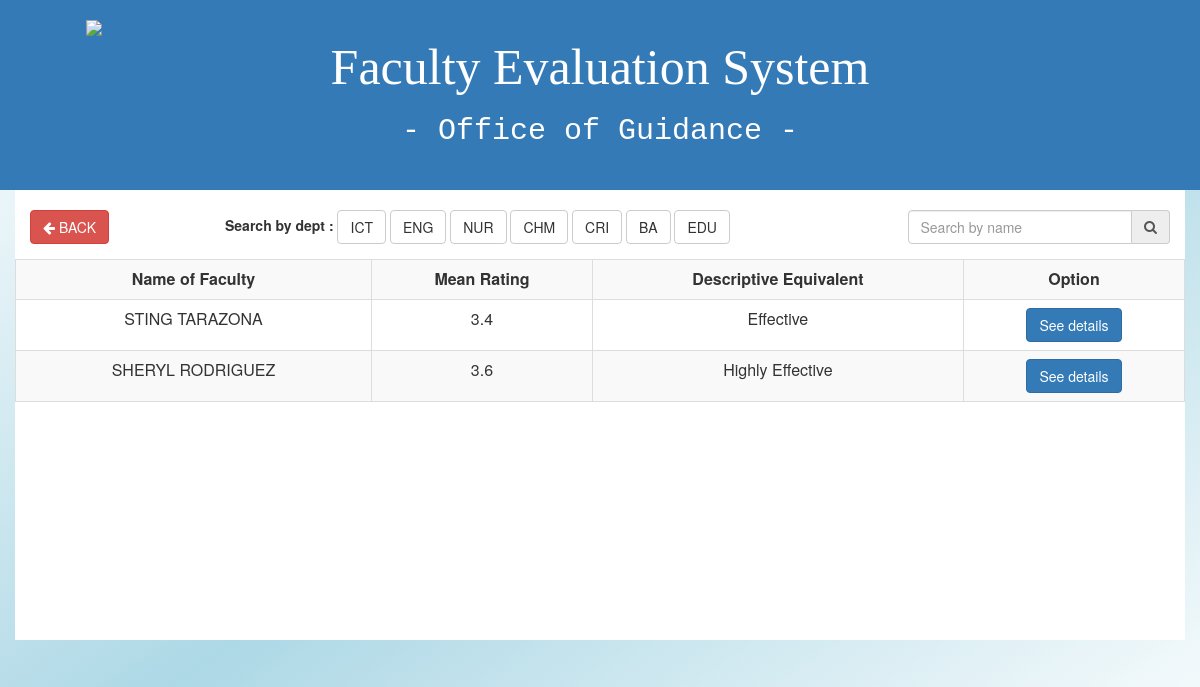
The app's page /views.php?dept=ict with its own data.
### tables this page shows
CREATE TABLE `overall` (
  `id` int(11) NOT NULL,
  `teacher` varchar(100) NOT NULL,
  `score` int(11) NOT NULL,
  `students` int(11) NOT NULL,
  `grade` varchar(3) NOT NULL,
  `description` varchar(50) NOT NULL
);

### functions/function.php (called while the page is built, shortened)
<?php
 function connect(){
 	$db = new PDO("mysql:host=localhost;dbname=scheduling_system","root","");
 	return $db;
 }
function searchbydept($dept){
  $db = connect();
  $query = $db->prepare("SELECT * From overall
    INNER JOIN teachers ON overall.teacher = teachers.name
    WHERE department = '$dept'");
    $query->execute();
  return $results = $query->fetchAll(PDO::FETCH_OBJ);
}
?>

### views.php (the view, shortened to what this page needs)
<?php
include 'functions/function.php';
$results = getoverall();
if(isset($_GET['dept'])){
  if($_GET['dept'] == "ict"){
    $results = searchbydept("ICT");
  }
}
 ?>
<html>
<head>
<link href="style/bootstrap.min.css" rel="stylesheet">
<link rel="stylesheet" href="style/css/font-awesome.min.css" type="text/css">
<link href="style/master.css" rel="stylesheet">
</head>
<body style="background:linear-gradient(to bottom right,white,lightblue,white); height:100%">
  <header>
    <div class="container-fluid bg-primary">
      <div class="row">
        <div class="container" style="padding: 20px 0px;">
          <div class="col-md-3">
            <div class="box">
                <img class="img-responsive" src="./images/logo.png">
            </div>
          </div>
          <div class="col-md-6 text-center">
              <h1 class="font"> Faculty Evaluation System </h1>
              <h1 class="font2"> - Office of Guidance - </h1>
          </div>
          <div class="col-md-3"></div>
        </div>
      </div>
    </div>
  </header>
<div class="container bg-white">
  <div class="row">
    <div class="col-md-2">
      <a href="adminrecord.php"><button class="btn btn-danger" type="button" name="button">
        <i class="fa fa-arrow-left"></i> BACK</button>
    </a>
    </div>
    <div class="col-md-7">
      <div class="form-inline">
        <label for="">Search by dept : </label>
        <a href="views.php?dept=ict" class="btn btn-default">ICT</a>
        <a href="views.php?dept=eng" class="btn btn-default">ENG</a>
        <a href="views.php?dept=nur" class="btn btn-default">NUR</a>
        <a href="views.php?dept=chm" class="btn btn-default">CHM</a>
        <a href="views.php?dept=cri" class="btn btn-default">CRI</a>
        <a href="views.php?dept=ba" class="btn btn-default">BA</a>
        <a href="views.php?dept=edu" class="btn btn-default">EDU</a>
      </div>
    </div>
    <div class="col-md-3">
        <div class="form-group">
          <form class="input-group" action="#" method="post">
            <input class="form-control" type="text" name="searchname" placeholder="Search by name">
            <span class="input-group-addon"> <i class="fa fa-search"></i>
            </span>
          </form>
        </div>
    </div>
  </div>
  <div class="row" style="height: 400px; overflow: auto;">
    <table class="table table-responsive table-striped table-bordered text" align="center">
    	<tr>
    		<th>Name of Faculty</th>
    		<th>Mean Rating</th>
    		<th>Descriptive Equivalent</th>
    		<th>Option</th>
    	</tr>
    	<?php foreach($results as $g): ?>
        <tr>
          <td><?php echo $g->teacher ?></td>
          <td><?php echo $g->grade ?></td>
          <td><?php echo $g->description ?></td>
          <td><button data-id="<?php echo $g->teacher;?>" type="button" class="btn btn-primary details"
           data-toggle="modal">See details</button>
         </td>
        </tr>
      <?php endforeach; ?>
    </table>
  </div>
</div>
</body>
</html>

### style/master.css (style rules this page uses)
.box { position: relative; margin: 0 auto; height: 150px; width: 150px; }
.font { font-family: impact; font-size: 50px; }
.font2 { font-family: monospace; font-size: 30px; }
.bg-white { padding-top: 20px; height: 450px; background-color: white; }
.table tr th { text-align: center; }

### views.php (style rules this page uses)
.text tr th { text-align: center; }
.text tr td { text-align: center; }

### records on screen
overall: teacher "STING TARAZONA", grade "3.4", description "Effective"
overall: teacher "SHERYL RODRIGUEZ", grade "3.6", description "Highly Effective"
